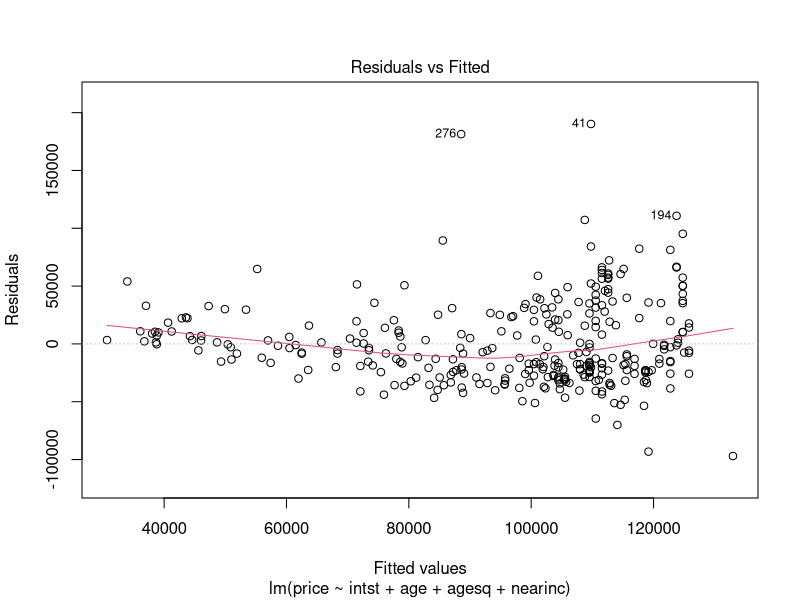
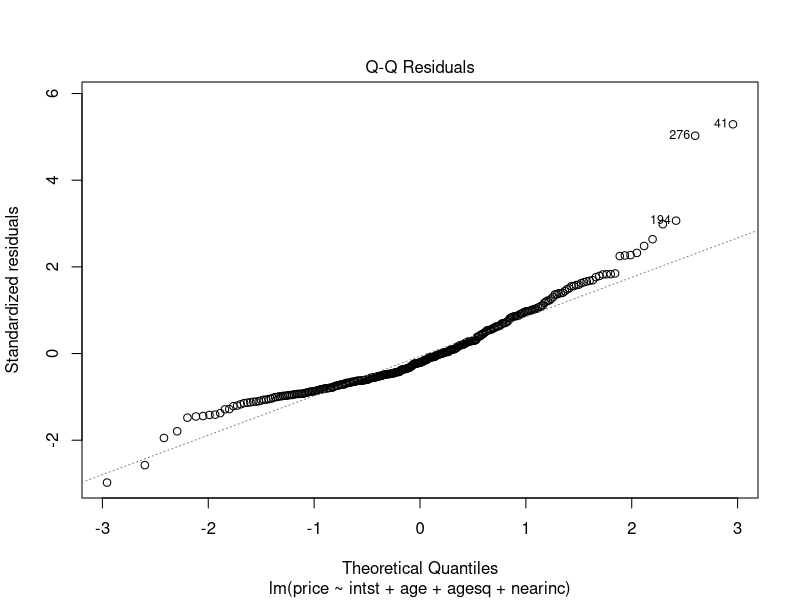
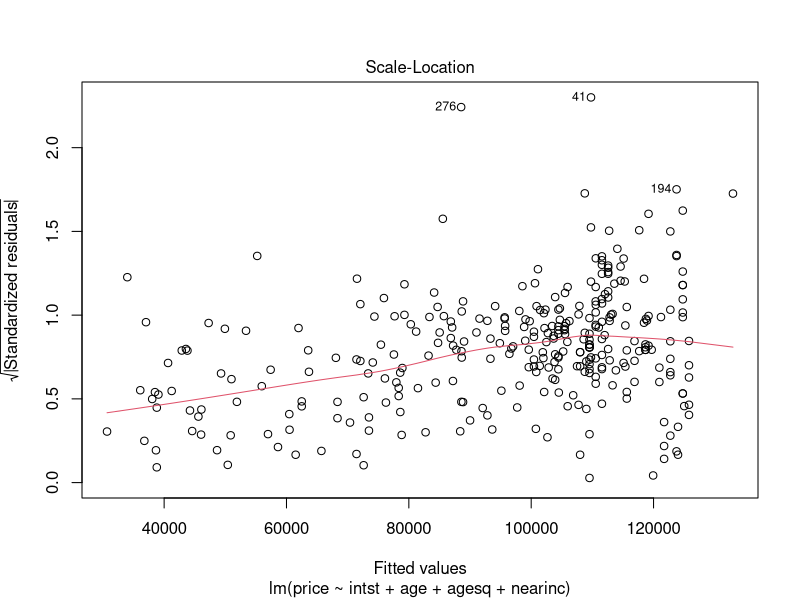
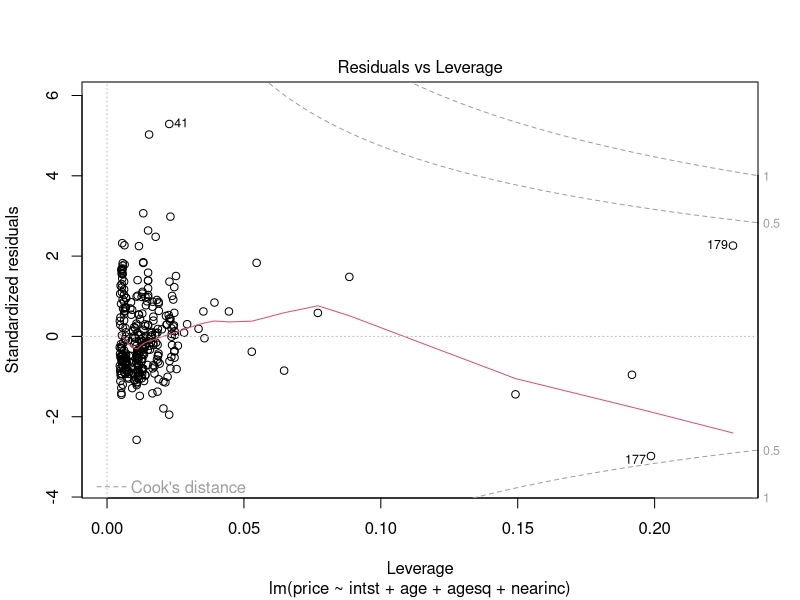
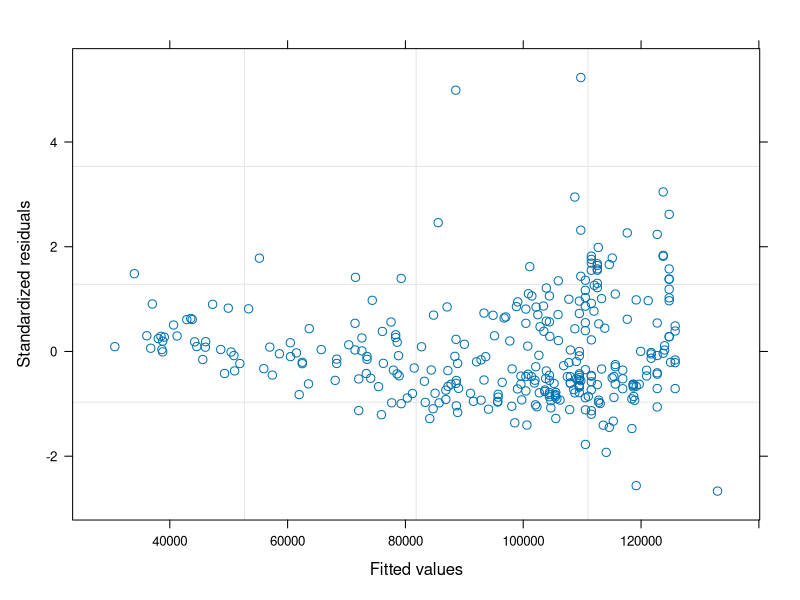
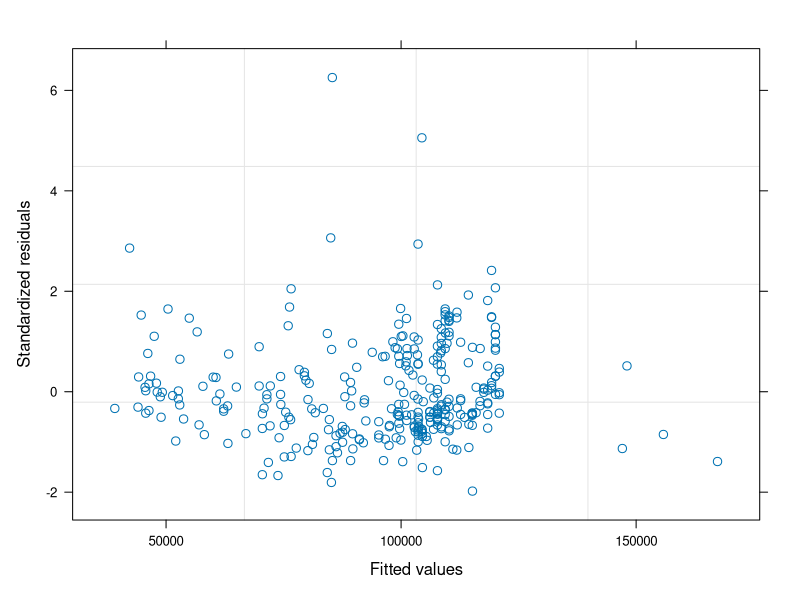

R code for these plots, in order: (Note: this script raises an error after producing the figures.)
library(tseries)  #jarque-bera
library(lmtest)   #breusch-pagan, RESET, durbin-watson
library(car)      #VIF
library(readxl)   #read XLSX
library(ggplot2)
library(sandwich)#robust SE
library(nlme)   #GLS


inc <- read_xlsx("KIELMC.xlsx", sheet = "Sheet 1")

model <- lm(price~intst + age + agesq + nearinc, data = inc)


plot(model) ##### <-- MELIHAT KONSISTENSI COVARIANCE

bptest(model) ### <-- Uji homoskedasticity ternyata tidak 

gls1 <- nlme::gls(price~intst + age + agesq + nearinc, data = inc)

gls <- nlme::gls(price~intst + age + agesq + nearinc, weights=nlme::varExp(), data = inc)

summary(gls1)
summary(gls)
plot(gls1)

plot(gls)

AIC(gls)
AIC(gls1)
#################ROBUST SE##################
model <- lm(price~intst + age + agesq + nearinc, data = inc)
summary(model)
model2 <- coeftest(model, vcov. = vcovHC(model, type="HC1"))



coefte
